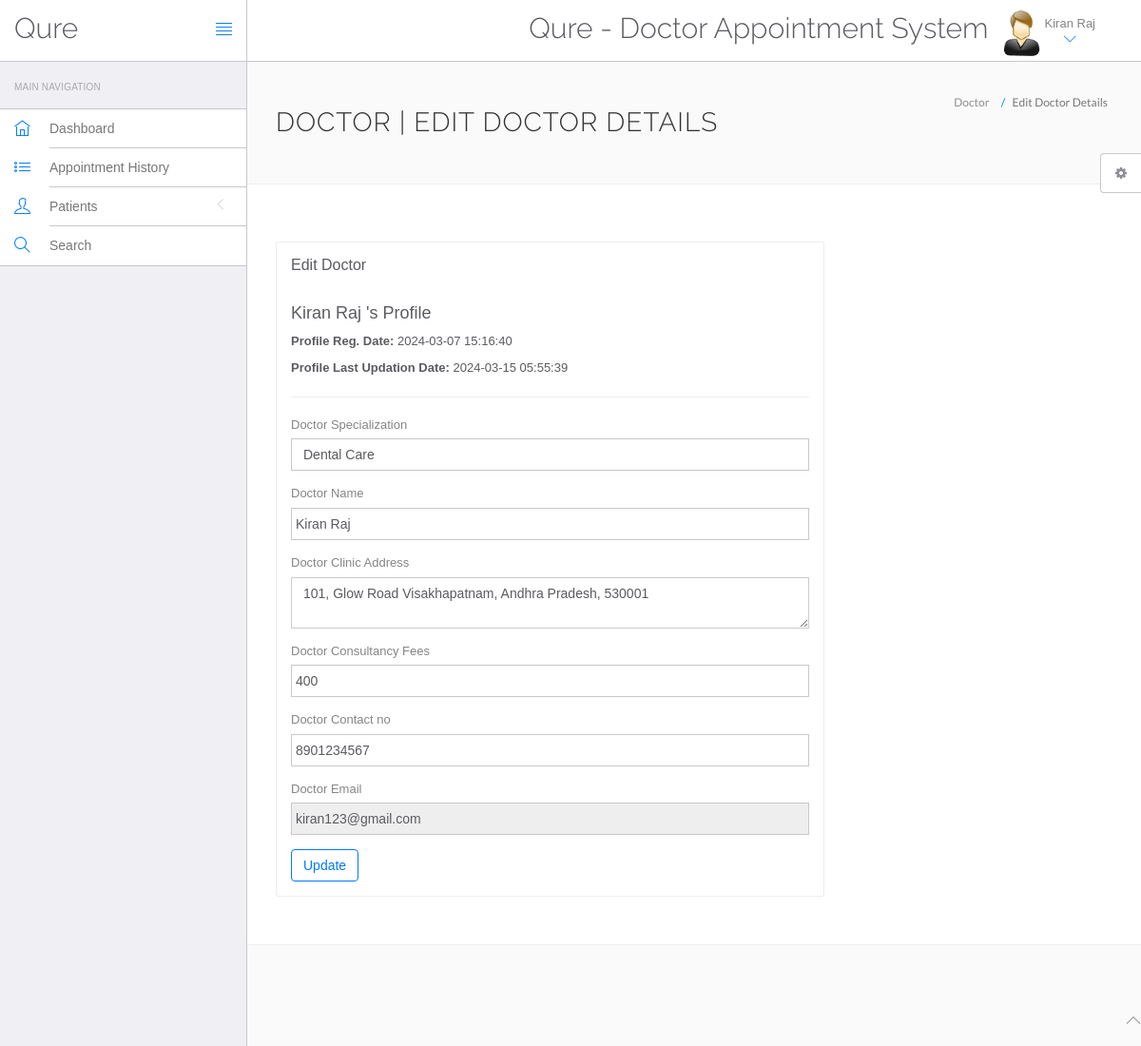
The app's page /hospital/hms/doctor/edit-profile.php (signed in) with its own data.
### tables this page shows
CREATE TABLE `doctors` (
  `id` int(11) NOT NULL,
  `specilization` varchar(255) NOT NULL,
  `doctorName` varchar(255) DEFAULT NULL,
  `address` longtext DEFAULT NULL,
  `docFees` varchar(255) DEFAULT NULL,
  `contactno` bigint(11) DEFAULT NULL,
  `docEmail` varchar(255) DEFAULT NULL,
  `password` varchar(255) DEFAULT NULL,
  `creationDate` timestamp NULL DEFAULT current_timestamp(),
  `updationDate` timestamp NULL DEFAULT NULL ON UPDATE current_timestamp(),
  `spno` int(11) DEFAULT NULL
);

### hospital/hms/doctor/edit-profile.php (the view, shortened to what this page needs)
<?php
include('include/config.php');
if(strlen($_SESSION['id']==0)) {
 header('location:logout.php');
  } else{
?>
<!DOCTYPE html>
<html lang="en">
	<head>
		<link rel="stylesheet" href="vendor/bootstrap/css/bootstrap.min.css">
		<link rel="stylesheet" href="vendor/fontawesome/css/font-awesome.min.css">
		<link rel="stylesheet" href="vendor/themify-icons/themify-icons.min.css">
		<link href="vendor/animate.css/animate.min.css" rel="stylesheet" media="screen">
		<link href="vendor/perfect-scrollbar/perfect-scrollbar.min.css" rel="stylesheet" media="screen">
		<link href="vendor/switchery/switchery.min.css" rel="stylesheet" media="screen">
		<link href="vendor/bootstrap-touchspin/jquery.bootstrap-touchspin.min.css" rel="stylesheet" media="screen">
		<link href="vendor/select2/select2.min.css" rel="stylesheet" media="screen">
		<link href="vendor/bootstrap-datepicker/bootstrap-datepicker3.standalone.min.css" rel="stylesheet" media="screen">
		<link href="vendor/bootstrap-timepicker/bootstrap-timepicker.min.css" rel="stylesheet" media="screen">
		<link rel="stylesheet" href="assets/css/styles.css">
		<link rel="stylesheet" href="assets/css/plugins.css">
		<link rel="stylesheet" href="assets/css/themes/theme-1.css" id="skin_color" />
	</head>
	<body>
		<div id="app">
<?php include('include/sidebar.php');?>
			<div class="app-content">
				<?php include('include/header.php');?>
				<div class="main-content" >
					<div class="wrap-content container" id="container">
						<section id="page-title">
							<div class="row">
								<div class="col-sm-8">
									<h1 class="mainTitle">Doctor | Edit Doctor Details</h1>
																	</div>
								<ol class="breadcrumb">
									<li>
										<span>Doctor</span>
									</li>
									<li class="active">
										<span>Edit Doctor Details</span>
									</li>
								</ol>
							</div>
						</section>
						<div class="container-fluid container-fullw bg-white">
							<div class="row">
								<div class="col-md-12">
									<div class="row margin-top-30">
										<div class="col-lg-8 col-md-12">
											<div class="panel panel-white">
												<div class="panel-heading">
													<h5 class="panel-title">Edit Doctor</h5>
												</div>
												<div class="panel-body">
									<?php
$did=$_SESSION['dlogin'];
$sql=mysqli_query($con,"select * from doctors where docEmail='$did'");
while($data=mysqli_fetch_array($sql))
{
?>
<h4><?php echo htmlentities($data['doctorName']);?>'s Profile</h4>
<p><b>Profile Reg. Date: </b><?php echo htmlentities($data['creationDate']);?></p>
<?php if($data['updationDate']){?>
<p><b>Profile Last Updation Date: </b><?php echo htmlentities($data['updationDate']);?></p>
<?php } ?>
<hr />
													<form role="form" name="adddoc" method="post" onSubmit="return valid();">
														<div class="form-group">
															<label for="DoctorSpecialization">
																Doctor Specialization
															</label>
							<select name="Doctorspecialization" class="form-control" required="required">
					<option value="<?php echo htmlentities($data['specilization']);?>">
					<?php echo htmlentities($data['specilization']);?></option>
															</select>
														</div>
<div class="form-group">
															<label for="doctorname">
																 Doctor Name
															</label>
	<input type="text" name="docname" class="form-control" value="<?php echo htmlentities($data['doctorName']);?>" >
														</div>
<div class="form-group">
															<label for="address">
																 Doctor Clinic Address
															</label>
					<textarea name="clinicaddress" class="form-control"><?php echo htmlentities($data['address']);?></textarea>
														</div>
<div class="form-group">
															<label for="fess">
																 Doctor Consultancy Fees
															</label>
		<input type="text" name="docfees" class="form-control" required="required"  value="<?php echo htmlentities($data['docFees']);?>" >
														</div>
<div class="form-group">
									<label for="fess">
																 Doctor Contact no
															</label>
					<input type="text" name="doccontact" class="form-control" required="required"  value="<?php echo htmlentities($data['contactno']);?>">
														</div>
<div class="form-group">
									<label for="fess">
																 Doctor Email
															</label>
					<input type="email" name="docemail" class="form-control"  readonly="readonly"  value="<?php echo htmlentities($data['docEmail']);?>">
														</div>
														<?php } ?>
														<button type="submit" name="submit" class="btn btn-o btn-primary">
															Update
														</button>
													</form>
												</div>
											</div>
										</div>
											</div>
										</div>
								</div>
					</div>
				</div>
			</div>
	<?php include('include/footer.php');?>
	<?php include('include/setting.php');?>
		</div>
	</body>
</html>
<?php } ?>

### hospital/hms/doctor/include/header.php (shortened to what this page needs)
<header class="navbar navbar-default navbar-static-top">
					<div class="navbar-header">
						<a class="navbar-brand" href="#">
							<h2 style="padding-top:20% ">Qure</h2>
						</a>
						<a href="#" class="sidebar-toggler pull-right visible-md visible-lg" data-toggle-class="app-sidebar-closed" data-toggle-target="#app">
							<i class="ti-align-justify"></i>
						</a>
					</div>
					<div class="navbar-collapse collapse">
						<ul class="nav navbar-right">
								<li  style="padding-top:2% ">
								<h2>Qure - Doctor Appointment System</h2>
							</li>
							<li class="dropdown current-user">
								<a href class="dropdown-toggle" data-toggle="dropdown">
									<img src="assets/images/images.jpg" > <span class="username">
									<?php $query=mysqli_query($con,"select doctorName from doctors where id='".$_SESSION['id']."'");
while($row=mysqli_fetch_array($query))
{
	echo $row['doctorName'];
}
									?> <i class="ti-angle-down"></i></i></span>
								</a>
							</li>
						</ul>
					</div>
				</header>

### hospital/hms/doctor/assets/css/themes/theme-1.css (style rules this page uses)
body { background: #FAFAFA; }
header .navbar-header { background: #ffffff !important; border-right-color: #c8c7cc !important; border-bottom-color: #c8c7cc !important; }
header .navbar-header .sidebar-toggler, header .navbar-header .sidebar-mobile-toggler { color: #007aff !important; }
header .navbar-header .navbar-brand { color: #777 !important; }
header .navbar-collapse { background: #ffffff !important; border-bottom-color: #c8c7cc !important; box-shadow: none !important; }
header .navbar-collapse .navbar-right > li > a { color: #777; }
header .navbar-collapse .navbar-right > li > a i { color: #007aff !important; }

### records on screen
doctors: doctorName "Kiran Raj", creationDate "2024-03-07 15:16:40", updationDate "2024-03-15 05:55:39", Doctorspecialization "Dental Care", docname "Kiran Raj", clinicaddress "101, Glow Road Visakhapatnam, Andhra Pradesh, 530001", docfees "400", doccontact "8901234567", docemail "kiran123@gmail.com"
